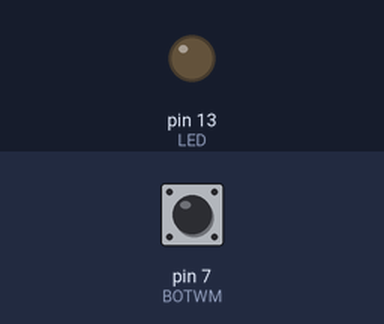
Simulated run of this sketch. Board: Arduino Uno, built with avr-gcc and run on an emulated ATmega328P. Shown: output pins drawn as LEDs (lit = HIGH). The test bench sets the inputs (shaded band); at power-on: pin 7 (BOTWM) LOW.

Above: at 1.2 s.
1.3 s: pin 7 (BOTWM) pulled HIGH for 0.15 s
At 2.0 s:
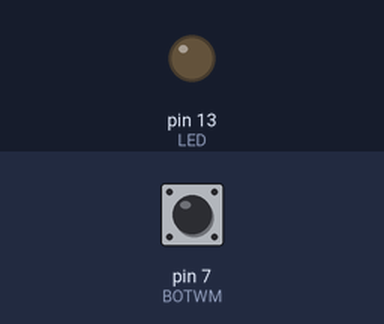
3.0 s: pin 7 (BOTWM) pulled HIGH for 1 s
At 3.4 s:
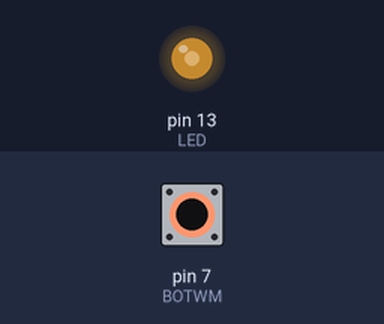
5.5 s: pin 7 (BOTWM) pulled HIGH for 3.2 s
At 10.1 s:
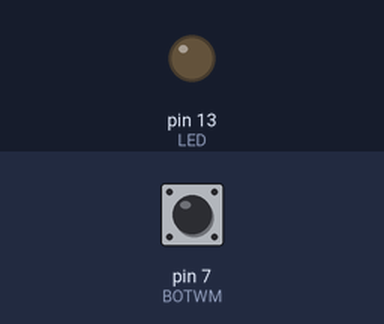
Timing chart, 0 to 11.6 s (numbered marks = the images above; inputs shaded):
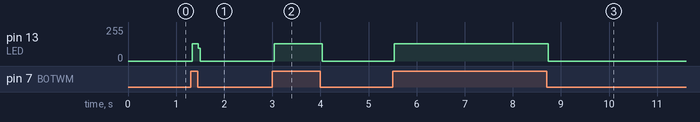

Measured:
- after the input at 1.3 s, pin 13 (LED): 0/255 → 128/255 at once, → 0/255 0.12 s later
- after the input at 3.0 s, pin 13 (LED): 0/255 → 128/255 at once, → 0/255 1.0 s later
- after the input at 5.5 s, pin 13 (LED): 0/255 → 128/255 at once, → 0/255 3.2 s later

The sketch:

LED_Botwm_Aros_Ymlaen.ino
```cpp
//Esiampl: Troi yr LED ymlaen ac aros ymlaen

const int LED = 13;    //LED wedi cysylltu i bin digidol 13
const int BOTWM = 7;   //BOTWM wedi cysylltu i bin digidol 7

int val = 0;           //Defnyddio val i storio werth y botwm
int cyflwr = 0;        //Defnyddio val i storio'r cyflwr

void setup() {
  pinMode(LED,OUTPUT);        //Gosod yr LED i allbwn
  pinMode(BOTWM,INPUT);       //Gosod yr BOTWM i mewnbwn
}

void loop() {
  val = digitalRead(BOTWM);     //Darllen werth y BOTWM a storio

  if (val == HIGH) {            //Os mae'r gwerth yn uchel
    cyflwr = 1 - cyflwr;        //Newid y cyflwr
  }

  if (cyflwr == 1) {            //Os mae'r cyflwr yn uchel
    digitalWrite(LED, HIGH);    //Trowch yr LED ymlaen
  }
  else {                        //Os mae'r cyflwr yn isel
    digitalWrite(LED, LOW);     //Trowch yr LED i ffwrdd
  }
}
```
